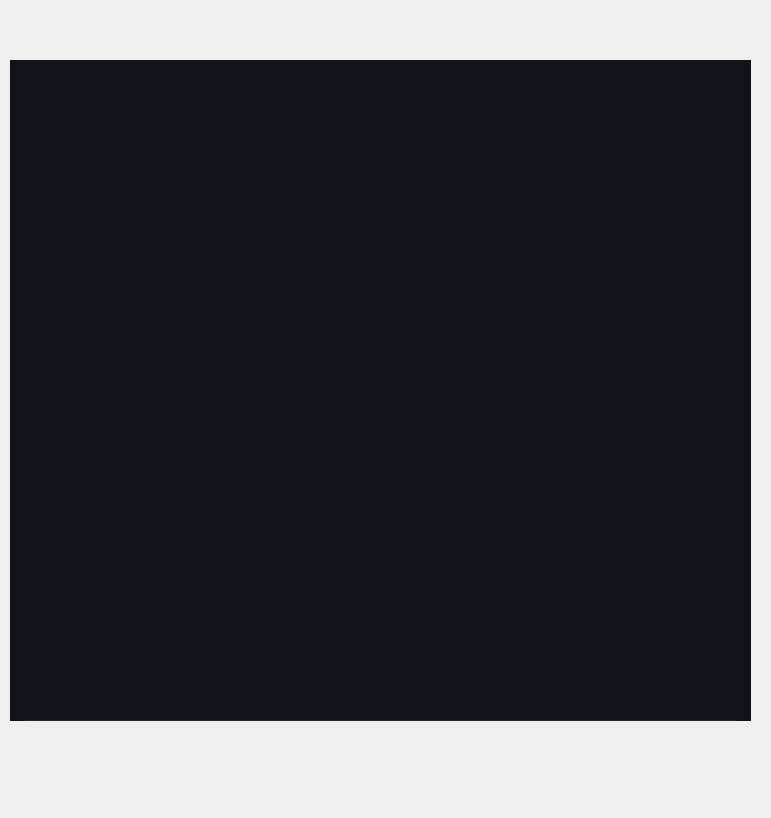
<?xml version="1.0" encoding="UTF-8"?>
<ui version="4.0">
 <class>Groups_Requests</class>
 <widget class="QWidget" name="Groups_Requests">
  <property name="geometry">
   <rect>
    <x>0</x>
    <y>0</y>
    <width>771</width>
    <height>818</height>
   </rect>
  </property>
  <property name="windowTitle">
   <string>Form</string>
  </property>
  <widget class="QFrame" name="Column">
   <property name="geometry">
    <rect>
     <x>10</x>
     <y>60</y>
     <width>741</width>
     <height>661</height>
    </rect>
   </property>
   <property name="sizePolicy">
    <sizepolicy hsizetype="Fixed" vsizetype="Preferred">
     <horstretch>10</horstretch>
     <verstretch>0</verstretch>
    </sizepolicy>
   </property>
   <property name="minimumSize">
    <size>
     <width>50</width>
     <height>50</height>
    </size>
   </property>
   <property name="styleSheet">
    <string notr="true">background-color:rgba(16,19,23,255);</string>
   </property>
   <layout class="QVBoxLayout" name="verticalLayout_2" stretch="4">
    <property name="spacing">
     <number>0</number>
    </property>
    <property name="leftMargin">
     <number>0</number>
    </property>
    <property name="topMargin">
     <number>0</number>
    </property>
    <property name="rightMargin">
     <number>0</number>
    </property>
    <property name="bottomMargin">
     <number>0</number>
    </property>
    <item>
     <widget class="QFrame" name="requests_layout">
      <property name="styleSheet">
       <string notr="true">QListWidget {
background:transparent;
border:none;
}


QListWidget::item
{
    background:none; 
}
QListWidget::item:selected
{
    background: none;
}

QScrollBar:vertical {
           border:none;
            width:10px;
             height:20px;
                                                            
  }
                                                        
 QScrollBar::up-arrow:vertical, QScrollBar::down-arrow:vertical
 {
         heigth:0;
 }
QScrollBar::add-page:vertical, QScrollBar::sub-page:vertical
 {
               background: none;
 }
  QScrollBar::add-line:vertical {
               height: 0px;
  }
 QScrollBar::sub-line:vertical {
 				height: 0px;
 }
QScrollBar::handle:vertical {
               background: orange;
                min-height:10px;
                 border-radius: 5px;
 }</string>
      </property>
      <layout class="QVBoxLayout" name="verticalLayout_3">
       <property name="spacing">
        <number>7</number>
       </property>
       <property name="leftMargin">
        <number>15</number>
       </property>
       <property name="topMargin">
        <number>0</number>
       </property>
       <property name="rightMargin">
        <number>15</number>
       </property>
       <property name="bottomMargin">
        <number>0</number>
       </property>
       <item>
        <widget class="QListWidget" name="group_request">
         <property name="minimumSize">
          <size>
           <width>200</width>
           <height>0</height>
          </size>
         </property>
         <property name="styleSheet">
          <string notr="true">QListWidget {
border:1px solid rgba(38,40,45,255);
border-left:none;
border-right:none;
border-top:none;
}

</string>
         </property>
         <property name="verticalScrollBarPolicy">
          <enum>Qt::ScrollBarAsNeeded</enum>
         </property>
        </widget>
       </item>
      </layout>
     </widget>
    </item>
   </layout>
  </widget>
 </widget>
 <resources>
  <include location="../res-rec.qrc"/>
 </resources>
 <connections/>
</ui>
